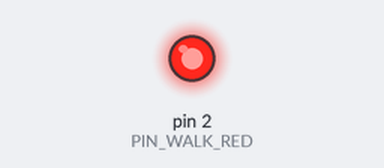
A sketch run on a simulated Arduino Uno, built with avr-gcc and run on an emulated ATmega328P. On the bench: output pins drawn as LEDs (lit = HIGH).

Above: at 0.1 s.
Timing chart, 0 to 1.6 s (numbered marks = the images above):
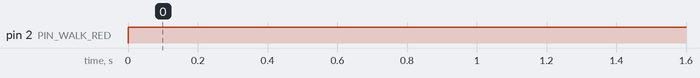

Measured:
- by itself, pin 2 (PIN_WALK_RED): LOW → HIGH at 0.00 s

The sketch:

ardino_operation_test.ino
```cpp
void setup() {
  // put your setup code here, to run once:
  pinMode(2, OUTPUT);
}

char flag = '1';

void loop() {
  digitalWrite(2, HIGH);
}
```

capstone_traffic_light_control.c
```cpp
enum TRAFFIC_COLORS { PIN_WALK_RED = 2, PIN_WALK_GREEN = 3, PIN_CAR_GREEN, PIN_CAR_YELLOW, PIN_CAR_RED };

const int time_unit = 500; // 초록불 깜박임이 자연스럽도록 하기 위해 시간 단위를 작게 함.
int walk_units[2] = { 22500 / time_unit, 12500 / time_unit };
int car_units[3] = { 20000 / time_unit, 1000 / time_unit, 14000 / time_unit };

unsigned char walk_flag = 0;
int walk_cnt = walk_units[0] - 3; // R: 0, G: 1
unsigned char car_flag = 0; // G: 0, Y: 1, R: 2
int car_cnt = car_units[0];

void operate_walk_lights() {
    if (walk_cnt == 0) {
        walk_flag ^= 1;
        walk_cnt = walk_units[walk_flag];
    }
    // 신호등 로직 수정
    digitalWrite(PIN_WALK_RED, walk_flag ^ 0x01);
    if (walk_cnt <= 10 && walk_flag)  digitalWrite(PIN_WALK_GREEN, !digitalRead(PIN_WALK_GREEN)); // BLINKING 동작
    else digitalWrite(PIN_WALK_GREEN, walk_flag); // STATIC 동작

    walk_cnt--;
}

void operate_car_lights() {
    if (car_cnt == 0) {
        car_flag = (car_flag + 1) % 3;
        car_cnt = car_units[car_flag];
    }

    for (int i = 0; i < 3; i++) digitalWrite(i + PIN_CAR_GREEN, (car_flag == i));
    car_cnt--;
}

void setup() {
    for (int i = 2; i <= 6; i++) pinMode(i, OUTPUT);
}

void loop() {
    operate_walk_lights();
    operate_car_lights();
    delay(time_unit);
}
```
